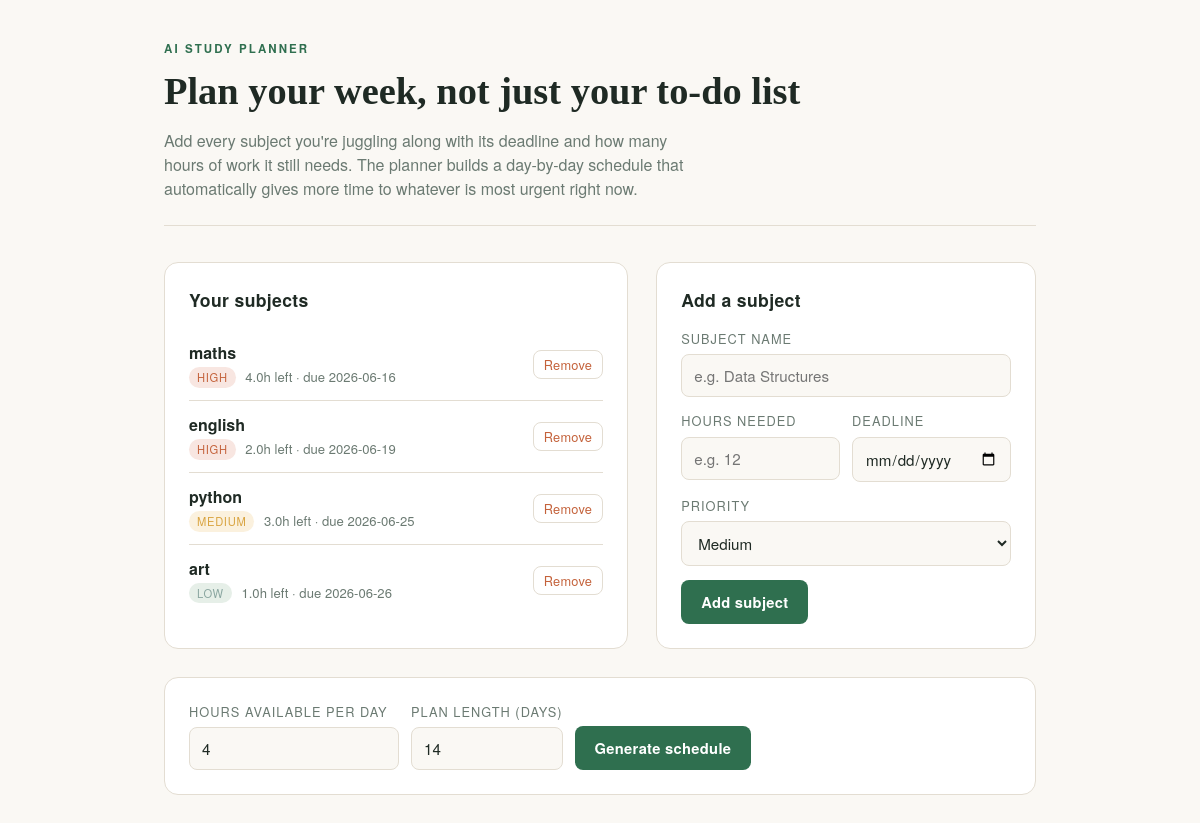
The page / on the database its author committed.
### tables this page shows
CREATE TABLE subjects (
            id INTEGER PRIMARY KEY AUTOINCREMENT,
            name TEXT NOT NULL,
            total_hours REAL NOT NULL,
            deadline TEXT NOT NULL,
            priority TEXT NOT NULL DEFAULT 'medium'
        );

### app.py (the view)
@app.route("/")
def index():
    conn = get_db()
    subjects = conn.execute("SELECT * FROM subjects ORDER BY deadline ASC").fetchall()
    conn.close()
    return render_template("index.html", subjects=subjects, today=date.today())

### app.py (called while the page is built)
def get_db():
    conn = sqlite3.connect(DB_PATH)
    conn.row_factory = sqlite3.Row
    return conn

### templates/index.html (shortened to what this page needs)
<!DOCTYPE html>
<html lang="en">
<head>
  <link rel="stylesheet" href="{{ url_for('static', filename='style.css') }}">
</head>
<body>
  <div class="wrap">
    <header class="hero">
      <div class="eyebrow">AI Study Planner</div>
      <h1>Plan your week, not just your to-do list</h1>
      <p>Add every subject you're juggling along with its deadline and how
      many hours of work it still needs. The planner builds a day-by-day
      schedule that automatically gives more time to whatever is most
      urgent right now.</p>
    </header>
    <div class="grid">
      <div class="card">
        <h2>Your subjects</h2>
        {% if subjects %}
          <ul class="subject-list">
            {% for s in subjects %}
              <li>
                <div>
                  <div class="subject-name">{{ s['name'] }}</div>
                  <div class="subject-meta">
                    <span class="tag {{ s['priority'] }}">{{ s['priority'] }}</span>
                    {{ s['total_hours'] }}h left &middot; due {{ s['deadline'] }}
                  </div>
                </div>
                <form method="POST" action="{{ url_for('delete_subject', subject_id=s['id']) }}">
                  <button type="submit" class="secondary">Remove</button>
                </form>
              </li>
            {% endfor %}
          </ul>
        {% else %}
          <p class="empty">No subjects yet — add your first one to get started.</p>
        {% endif %}
      </div>
      <div class="card">
        <h2>Add a subject</h2>
        <form method="POST" action="{{ url_for('add_subject') }}">
          <div class="field">
            <label for="name">Subject name</label>
            <input type="text" id="name" name="name" placeholder="e.g. Data Structures" required>
          </div>
          <div class="row">
            <div class="field">
              <label for="total_hours">Hours needed</label>
              <input type="number" id="total_hours" name="total_hours" min="0.5" step="0.5" placeholder="e.g. 12" required>
            </div>
            <div class="field">
              <label for="deadline">Deadline</label>
              <input type="date" id="deadline" name="deadline" min="{{ today }}" required>
            </div>
          </div>
          <div class="field">
            <label for="priority">Priority</label>
            <select id="priority" name="priority">
              <option value="medium" selected>Medium</option>
            </select>
          </div>
          <button type="submit">Add subject</button>
        </form>
      </div>
    </div>
    {% if subjects %}
    <div class="card plan-options">
      <form method="GET" action="{{ url_for('plan') }}" style="display:flex; gap:12px; align-items:flex-end; width:100%;">
        <div class="field" style="margin-bottom:0;">
          <label for="daily_hours">Hours available per day</label>
          <input type="number" id="daily_hours" name="daily_hours" min="0.5" step="0.5" value="4">
        </div>
        <div class="field" style="margin-bottom:0;">
          <label for="horizon_days">Plan length (days)</label>
          <input type="number" id="horizon_days" name="horizon_days" min="1" max="60" value="14">
        </div>
        <button type="submit">Generate schedule</button>
      </form>
    </div>
    {% endif %}
  </div>
</body>
</html>

### static/style.css (style rules this page uses)
:root { --bg: #faf8f4; --surface: #ffffff; --ink: #1f2a24; --muted: #6b7a72; --line: #e3ddd2; --accent: #2f6f4f; --accent-soft: #e6efe8; --high: #c4623b; --medium: #d9a441; --low: #8aa6a0; --radius: 14px; font-size: 16px; }
* { box-sizing: border-box; }
body { margin: 0; font-family: "Iowan Old Style", "Georgia", serif; background: var(--bg); color: var(--ink); line-height: 1.5; }
.wrap { max-width: 920px; margin: 0 auto; padding: 40px 24px 80px; }
header.hero { margin-bottom: 36px; border-bottom: 1px solid var(--line); padding-bottom: 24px; }
header.hero .eyebrow { font-family: "Helvetica Neue", Arial, sans-serif; text-transform: uppercase; letter-spacing: 0.18em; font-size: 0.72rem; color: var(--accent); font-weight: 600; }
header.hero h1 { font-size: 2.4rem; margin: 6px 0 8px; font-weight: 600; }
header.hero p { color: var(--muted); margin: 0; font-family: "Helvetica Neue", Arial, sans-serif; max-width: 60ch; }
.grid { display: grid; grid-template-columns: 1.1fr 0.9fr; gap: 28px; }
.card { background: var(--surface); border: 1px solid var(--line); border-radius: var(--radius); padding: 24px; }
.card h2 { font-size: 1.1rem; margin: 0 0 16px; font-family: "Helvetica Neue", Arial, sans-serif; letter-spacing: 0.02em; }
form .field { margin-bottom: 14px; }
label { display: block; font-family: "Helvetica Neue", Arial, sans-serif; font-size: 0.8rem; text-transform: uppercase; letter-spacing: 0.08em; color: var(--muted); margin-bottom: 6px; }
input, select { width: 100%; padding: 10px 12px; border: 1px solid var(--line); border-radius: 8px; font-family: "Helvetica Neue", Arial, sans-serif; font-size: 0.95rem; background: var(--bg); color: var(--ink); }
.row { display: flex; gap: 12px; }
.row .field { flex: 1; }
button, .btn { font-family: "Helvetica Neue", Arial, sans-serif; background: var(--accent); color: #fff; border: none; padding: 11px 20px; border-radius: 8px; font-size: 0.92rem; font-weight: 600; cursor: pointer; letter-spacing: 0.02em; }
button.secondary { background: transparent; color: var(--high); border: 1px solid var(--line); padding: 4px 10px; font-weight: 500; font-size: 0.8rem; }
.subject-list { list-style: none; padding: 0; margin: 0; }
.subject-list li { display: flex; justify-content: space-between; align-items: center; padding: 12px 0; border-bottom: 1px solid var(--line); font-family: "Helvetica Neue", Arial, sans-serif; }
.subject-list li:last-child { border-bottom: none; }
.subject-name { font-weight: 600; }
.subject-meta { font-size: 0.82rem; color: var(--muted); margin-top: 2px; }
.tag { display: inline-block; font-size: 0.7rem; text-transform: uppercase; letter-spacing: 0.06em; padding: 2px 8px; border-radius: 999px; margin-right: 6px; }
.tag.high { background: #f8e6e1; color: var(--high); }
.tag.medium { background: #fbf1de; color: var(--medium); }
.tag.low { background: var(--accent-soft); color: var(--low); }
.plan-options { margin-top: 28px; display: flex; gap: 12px; align-items: flex-end; }

### rows shown on the page
subjects: name "maths", priority "HIGH", total_hours "4.0", deadline "2026-06-16"
subjects: name "english", priority "HIGH", total_hours "2.0", deadline "2026-06-19"
subjects: name "python", priority "MEDIUM", total_hours "3.0", deadline "2026-06-25"
subjects: name "art", priority "LOW", total_hours "1.0", deadline "2026-06-26"
